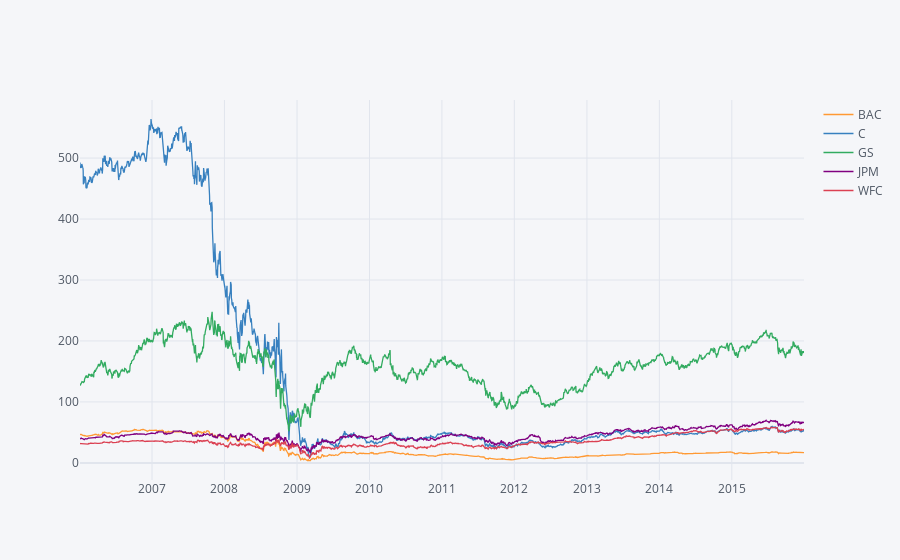

Source (notebook cell):
### Code cell
bank_stock.xs(key='Close',axis=1,level='Stock Info').iplot()

### Figure 1 — Plotly figure (JSON) as saved in the notebook; plotly's stock layout.template omitted (floating-point values rounded to 4 significant figures; data arrays with more than 128 entries replaced by an {"elided": "..."} marker saying what was removed)
{"data": [{"line": {"color": "rgba(255, 153, 51, 1.0)", "dash": "solid", "shape": "linear", "width": 1.3}, "mode": "lines", "name": "BAC", "text": "", "type": "scatter", "x": {"elided": "2517 str values"}, "y": {"elided": "2517 float values"}}, {"line": {"color": "rgba(55, 128, 191, 1.0)", "dash": "solid", "shape": "linear", "width": 1.3}, "mode": "lines", "name": "C", "text": "", "type": "scatter", "x": {"elided": "2517 str values"}, "y": {"elided": "2517 float values"}}, {"line": {"color": "rgba(50, 171, 96, 1.0)", "dash": "solid", "shape": "linear", "width": 1.3}, "mode": "lines", "name": "GS", "text": "", "type": "scatter", "x": {"elided": "2517 str values"}, "y": {"elided": "2517 float values"}}, {"line": {"color": "rgba(128, 0, 128, 1.0)", "dash": "solid", "shape": "linear", "width": 1.3}, "mode": "lines", "name": "JPM", "text": "", "type": "scatter", "x": {"elided": "2517 str values"}, "y": {"elided": "2517 float values"}}, {"line": {"color": "rgba(219, 64, 82, 1.0)", "dash": "solid", "shape": "linear", "width": 1.3}, "mode": "lines", "name": "WFC", "text": "", "type": "scatter", "x": {"elided": "2517 str values"}, "y": {"elided": "2517 float values"}}], "layout": {"legend": {"bgcolor": "#F5F6F9", "font": {"color": "#4D5663"}}, "paper_bgcolor": "#F5F6F9", "plot_bgcolor": "#F5F6F9", "title": {"font": {"color": "#4D5663"}}, "xaxis": {"gridcolor": "#E1E5ED", "showgrid": true, "tickfont": {"color": "#4D5663"}, "title": {"font": {"color": "#4D5663"}, "text": ""}, "zerolinecolor": "#E1E5ED"}, "yaxis": {"gridcolor": "#E1E5ED", "showgrid": true, "tickfont": {"color": "#4D5663"}, "title": {"font": {"color": "#4D5663"}, "text": ""}, "zerolinecolor": "#E1E5ED"}}}
